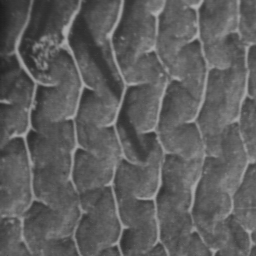
#> input picture TME3/img/seiche.png, 256 x 256 px, found by its file name
$ jupyter execute --allow-errors TME3_Sujet.ipynb
#> lines starting #> are read from the running program, lines starting #| are printed output that depends on the picture
# TME3: introduction à Numpy

> Consignes: le fichier TME3_Sujet.ipynb est à déposer sur le site Moodle de l'UE https://moodle-sciences.upmc.fr/moodle-2019/course/view.php?id=4248. Si vous êtes en binôme, renommez-le en TME3_nom1_nom2.ipynb.

## Exercice 1:
Implémenter les exemples vu en TD. Imprimer les tableaux résultats pour vérification.

[cell 1]
from PIL import Image
import numpy as np

## Exercice 2: Numpy et les images

### 2.1 Normalisation
Normaliser l'image `img/seiche.png`. Indication: utiliser les méthodes `min()` et `max()` de la classe `ndarray`. Afficher l'image PIL `seiche.png` puis le tableau numpy normalisé. Ps: si l'image numpy apparait colorée, utiliser la fonction gray() qui fixe la palette de couleurs d'`imshow()` en niveaux de gris.

[cell 2]
from PIL import Image
from pylab import *
plt.rcParams['figure.figsize']=[15,7]

seiche = Image.open("img/seiche.png")
#> seiche is the input picture: PIL image 256x256 L; min 27, max 172, mean 94.2
seiche_array = np.array(seiche,dtype='int32')
kmini = np.min(seiche_array)
#> kmini = 27
kmaxi = np.max(seiche_array)
#> kmaxi = 172

norme_array=(seiche_array-kmini)*(255)/(kmaxi-kmini)
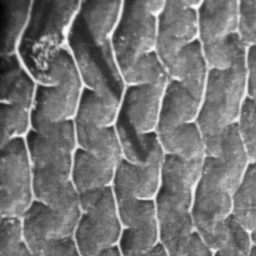
#> norme_array: shape (256, 256) float64; min 0, max 255, mean 118.2
#norme_array=around(norme_array)
norme_array=norme_array.astype('int32')

print("min max original",kmini,kmaxi)
#| min max original 27 172
print("min max normalisé",np.min(norme_array),np.max(norme_array))
#| min max normalisé 0 255

subplot(131)
title("seiche originale")
axis('off')
imshow(seiche_array, cmap = 'gray',vmin=0,vmax=255)
subplot(132)
title("seiche normalisé par fonction")
axis('off')
imshow(norme_array, cmap = 'gray')
subplot(133)
title("seiche normalisé par imshow")
axis('off')
imshow(seiche_array, cmap = 'gray')
show()
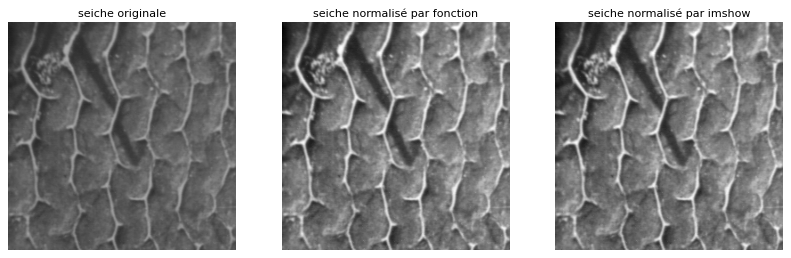
#> figure drawn by matplotlib, 3 panels

### 2.2 Visualisation PIL et Numpy
Lire l'image `img/CT-scan.png` (une coupe d'une acquisition d'un scanner X d'un corps humain) avec PIL et sa classe `Image`. Imprimer les extremas de l'image et l'image PIL. Transformer-là en tableau Numpy. A nouveau afficher ce tableau sous forme d'image. Que constatez-vous ?

#> (a cell that did not finish here is left out)

### 2.3 Seuillage
Prendre le tableau numpy de la question précédente. Appliquer un seuillage haut au seuil 255.
Remarque: cette opération se fait une instruction Python. Afficher le résultat sous forme d'image et comparer avec l'image PIL affichée à la question précédente. Qu'en déduisez vous du comportement de imshow() sur les images PIL ?

[cell 4]
S=255
#> S = 255
#> (the rest of this cell did not finish here and is left out)

### 2.4 Seuillage - suite
Sur la même image, appliquer un seuillage à 1000 et commenter la visualisation de l'image seuillée. Essayer d'autres valeurs de seuils pour différentier certains organes.

[cell 5]
S=1000
#> (the rest of this cell did not finish here and is left out)

### 2.4 Damier
Comment fabriquer un image qui représente un damier (alternance de 6 cases blanches et 6 cases noires en ligne et en colonne), chaque case étant de taille 20 par 20. On pourra utiliser les fonctions `hstack()`, `vstack()` et `tile()`.

[cell 6]
blanc=full((20,20),0)
noir=full((20,20),255)

H1=hstack((blanc,noir))
H2=hstack((noir,blanc))

V=vstack((H1,H2))

Damier=tile(V,(6,6))

axis('off')
imshow(Damier,cmap='gray')
show()
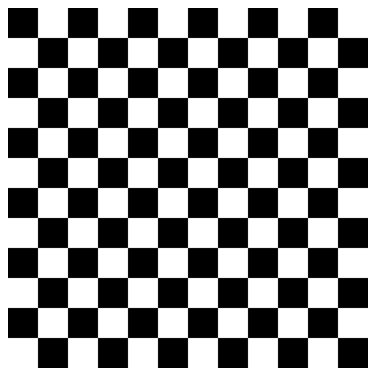
#> figure drawn by matplotlib, 1 panel

## Exercice 3: Manipulation et parcours de tableaux
### 3.1 Permutation de colonnes
Écrire un code Python qui créé un tableau `A` initialisé à des valeurs quelconque, ou bien une image lue sur le disque, construit un tableau `B` de même taille qui contient en première colonne la dernière colonne de `A`, et pour ses colonnes restantes, les premières colonnes de `A`.

[cell 7]
n=5
m=7
A=np.random.randint(0,255,n*m).reshape((n,m))

subplot(121)
imshow(A,cmap='gray')

B=array(A)
B[:,0]=A[:,-1]
B[:,1:m]=A[:,0:m-1]


subplot(122)
imshow(B,cmap='gray')

show()
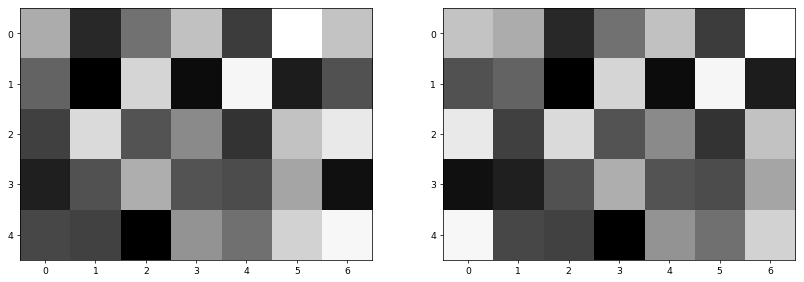
#> figure drawn by matplotlib, 2 panels

### 3.2 Duplication de lignes et colonnes
Écrire un code Python qui prend le même tableau `A`, créé un tableau `A2` ayant 2 lignes et deux colonnes de plus que `A` et telque :
 - `A2` privé de ses premières et dernières lignes et colonnes doit valoir `A`.
 - Les bords de `A2` doivent correspondre aux bords de `A`. Les valeurs aux coins de A2 ne devraient pas vous poser de problème !

[cell 8]
A2=G=zeros((n+2,m+2))

A2[1:n+1,1:m+1]=A #centre de A2

A2[0,1:m+1]=A[0,:] #haut de A2
A2[n+1,1:m+1]=A[n-1,:] #bas de A2
A2[1:n+1,0]=A[:,0] # gauche de A2
A2[1:n+1,m+1]=A[:,m-1]#droite de A2

A2[0,0]=(A2[0,1]+A2[1,0])/2 #coin gauche haut
A2[0,m+1]=(A2[0,m]+A2[1,m+1])/2 #coin droite haut
A2[n+1,0]=(A2[n,0]+A2[n+1,1])/2 #coin gauche bas
A2[n+1,m+1]=(A2[n,m+1]+A2[n+1,m])/2 #coin droite bas

subplot(121)
title("A")
imshow(A,cmap='gray')

subplot(122)
title("A2")
imshow(A2,cmap='gray')

show()
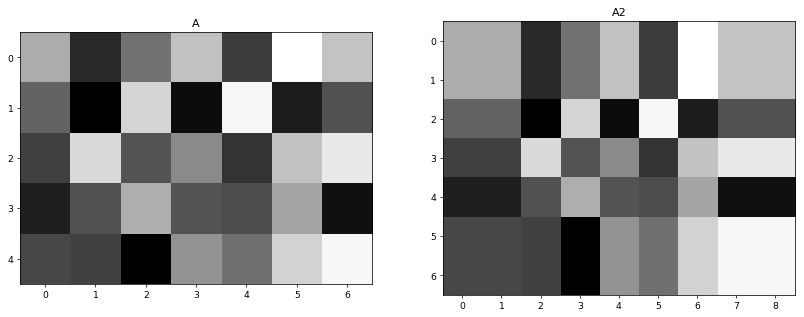
#> figure drawn by matplotlib, 2 panels
